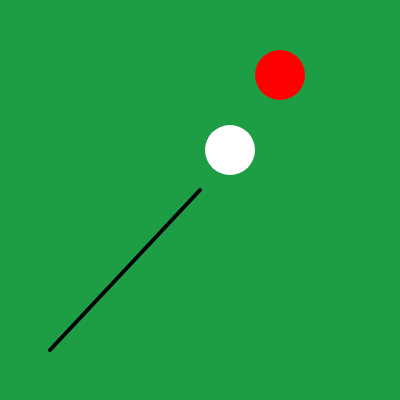
Frame 1 (no input)
Frame 60 (no input): identical to frame 1, image omitted
Frame 120 (the mouse pressed at the canvas centre since frame 60): identical to frame 1, image omitted

The p5.js sketch that drew this single still picture (run headless with seeded random() and noise() and a simulated clock; from frame 60 on, the mouse is pressed at the canvas centre):

// p5.js sketch
// ── sketch.js
/* 
Exxample that uses variables instead of hard-coded values.
Created by Dawn C. Hayes March 2017
Modified by Luis Medina Triana, May 2017 
*/

var circX; // delcared variable for circle x coordinate.
circX = 230; // assign a value to a variable. the name and value is determined by the creator. in this case, the value is 200.

var circY;   // delcared variable for circle y coordinate.
circY = 150; // assign a value to circleY. 

// var circStroke = 0; // assign a value to set the grayscale color for the circle's outline. 

var circR = 255; // r value for circle 1 background in an RGB format
var circG = 255; // g value for circle 1 background in an RGB format
var circB = 255; // b value for circle 1 background in an RGB format

var circH = 255; // h value for circle 2 background in an RGB format
var circS = 0; // s value for circle 2 background in an RGB format
var circV = 0; // v value for circle 2 background in an RGB format

var circSize = 50; // a value for the circle's width and height.

var canvR = 30; // r value for canvas background in an RGB format
var canvG = 158;// g value for canvas background in an RGB format
var canvB = 68;// b value for canvas background in an RGB format

var linX1;// delcared variable for line x1 coordinate.
linX1= 50;// assign a value to linX1. 

var linY1;// delcared variable for line y1 coordinate.
linY1=350;// assign a value to linY1. 

var linX2;// delcared variable for line x2 coordinate.
linX2=200;// assign a value to linX2. 

var linY2;// delcared variable for line y2 coordinate.
linY2=190;// assign a value to linY2. 

var lineStroke=4; // delcared variable for line stroke

function setup() { // set ups the canvas
	createCanvas(400, 400);// draw canvas at 400x400px
}


function draw() {// draws 
	background(canvR,canvG,canvB); // reffering to the variables canvR,canvG,canvB for the RGB value

	
	strokeWeight(lineStroke)//  reffering to the lineStroke variable
	stroke(lineStroke);//  reffering to the lineStroke variable
	line(linX1,linY1,linX2,linY2);//  reffering to the variables linX1,linY1,linX2,linY2
	
	
	noStroke();//  no stroke is applied to the circle 1
	fill(circR, circG, circB); // reffering to the variables circR, circG, circB for the RGB value

	ellipse(circX, circY, circSize, circSize); // reffering to the variables circX, circY, circSize, circSize for the ellipse coordinates and size value
	
	noStroke();//  no stroke is applied to the circle 2
	fill(circH, circS, circV); // reffering to the variables circH, circS, circV for the RGB value
	ellipse(circX + 50, circY - 75, circSize, circSize); // reffering to the variables circX, circY, circSize, circSize for the ellipse coordinates and size value and also updating the location
	
	

}
